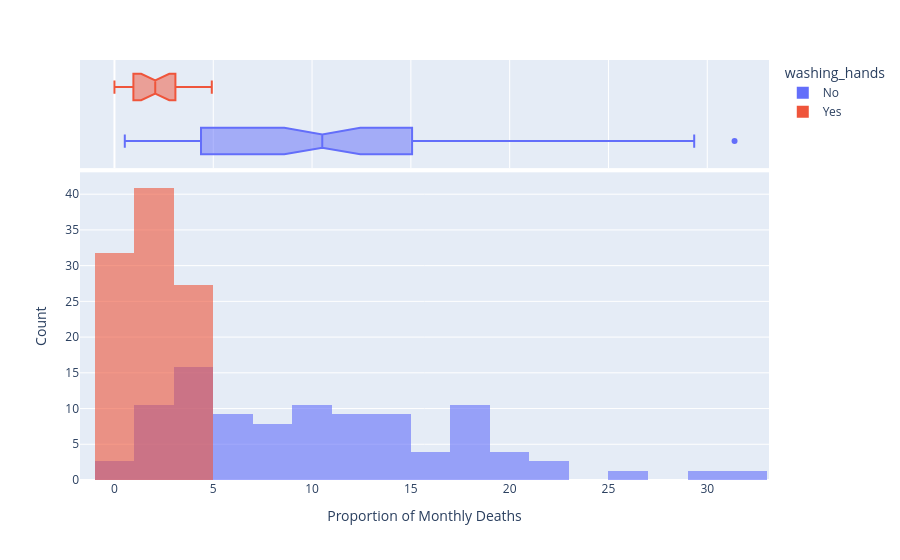

The code cell stored with this chart in its notebook:
### Markdown cell above
### Use Histograms to Visualise the Monthly Distribution of Outcomes

**Challenge**: Create a [plotly histogram](https://plotly.com/python/histograms/) to show the monthly percentage of deaths. 

* Use docs to check out the available parameters. Use the [`color` parameter](https://plotly.github.io/plotly.py-docs/generated/plotly.express.histogram.html) to display two overlapping histograms.
* The time period of handwashing is shorter than not handwashing. Change `histnorm` to `percent` to make the time periods comparable. 
* Make the histograms slighlty transparent
* Experiment with the number of bins on the histogram. Which number work well in communicating the range of outcomes?
* Just for fun, display your box plot on the top of the histogram using the `marginal` parameter.

### Code cell
hist = px.histogram(df_monthly, 
                   x='pct_deaths', 
                   color='washing_hands',
                   nbins=30,
                   opacity=0.6,
                   barmode='overlay',
                   histnorm='percent',
                   marginal='box',)
 
hist.update_layout(xaxis_title='Proportion of Monthly Deaths',
                   yaxis_title='Count',)
 
hist.show()

### Figure 1 — Plotly figure (JSON) as saved in the notebook; plotly's stock layout.template omitted (floating-point values rounded to 4 significant figures)
{"data": [{"bingroup": "x", "histnorm": "percent", "hovertemplate": "washing_hands=No<br>pct_deaths=%{x}<br>percent=%{y}<extra></extra>", "legendgroup": "No", "marker": {"color": "#636efa", "opacity": 0.6, "pattern": {"shape": ""}}, "name": "No", "nbinsx": 30, "orientation": "v", "showlegend": true, "type": "histogram", "x": [14.57, 7.531, 4.332, 1.569, 0.7843, 5.0, 8.421, 1.351, 1.878, 11.02, 22.55, 20.85, 12.22, 10.23, 10.74, 3.226, 6.593, 20.78, 25.46, 18.39, 29.34, 22.97, 31.38, 19.12, 15.97, 12.41, 11.93, 6.098, 4.082, 0.5236, 1.554, 2.262, 17.6, 7.143, 8.051, 15.16, 11.28, 17.03, 17.31, 5.833, 2.679, 4.369, 6.32, 1.224, 3.226, 11.02, 10.55, 7.591, 4.745, 4.452, 4.231, 4.392, 7.143, 6.122, 3.586, 10.55, 14.84, 10.94, 10.49, 13.39, 18.09, 15.43, 18.97, 13.44, 10.15, 13.1, 18.06, 14.39, 14.96, 10.77, 5.369, 3.215, 1.923, 3.607, 18.27, 12.24], "xaxis": "x", "yaxis": "y"}, {"hovertemplate": "washing_hands=No<br>pct_deaths=%{x}<extra></extra>", "legendgroup": "No", "marker": {"color": "#636efa"}, "name": "No", "notched": true, "showlegend": false, "type": "box", "x": [14.57, 7.531, 4.332, 1.569, 0.7843, 5.0, 8.421, 1.351, 1.878, 11.02, 22.55, 20.85, 12.22, 10.23, 10.74, 3.226, 6.593, 20.78, 25.46, 18.39, 29.34, 22.97, 31.38, 19.12, 15.97, 12.41, 11.93, 6.098, 4.082, 0.5236, 1.554, 2.262, 17.6, 7.143, 8.051, 15.16, 11.28, 17.03, 17.31, 5.833, 2.679, 4.369, 6.32, 1.224, 3.226, 11.02, 10.55, 7.591, 4.745, 4.452, 4.231, 4.392, 7.143, 6.122, 3.586, 10.55, 14.84, 10.94, 10.49, 13.39, 18.09, 15.43, 18.97, 13.44, 10.15, 13.1, 18.06, 14.39, 14.96, 10.77, 5.369, 3.215, 1.923, 3.607, 18.27, 12.24], "xaxis": "x2", "yaxis": "y2"}, {"bingroup": "x", "histnorm": "percent", "hovertemplate": "washing_hands=Yes<br>pct_deaths=%{x}<br>percent=%{y}<extra></extra>", "legendgroup": "Yes", "marker": {"color": "#EF553B", "opacity": 0.6, "pattern": {"shape": ""}}, "name": "Yes", "nbinsx": 30, "orientation": "v", "showlegend": true, "type": "histogram", "x": [2.239, 1.2, 1.894, 4.58, 3.957, 4.472, 2.93, 3.534, 0.6873, 0.0, 0.6557, 0.9585, 1.136, 0.3717, 0.0, 0.9615, 2.341, 2.903, 1.34, 2.233, 3.085, 4.926], "xaxis": "x", "yaxis": "y"}, {"hovertemplate": "washing_hands=Yes<br>pct_deaths=%{x}<extra></extra>", "legendgroup": "Yes", "marker": {"color": "#EF553B"}, "name": "Yes", "notched": true, "showlegend": false, "type": "box", "x": [2.239, 1.2, 1.894, 4.58, 3.957, 4.472, 2.93, 3.534, 0.6873, 0.0, 0.6557, 0.9585, 1.136, 0.3717, 0.0, 0.9615, 2.341, 2.903, 1.34, 2.233, 3.085, 4.926], "xaxis": "x2", "yaxis": "y2"}], "layout": {"barmode": "overlay", "legend": {"title": {"text": "washing_hands"}, "tracegroupgap": 0}, "margin": {"t": 60}, "xaxis": {"anchor": "y", "domain": [0, 1], "title": {"text": "Proportion of Monthly Deaths"}}, "xaxis2": {"anchor": "y2", "domain": [0, 1], "matches": "x", "showgrid": true, "showticklabels": false}, "yaxis": {"anchor": "x", "domain": [0, 0.7326], "title": {"text": "Count"}}, "yaxis2": {"anchor": "x2", "domain": [0.7426, 1], "matches": "y2", "showgrid": false, "showline": false, "showticklabels": false, "ticks": ""}}}
